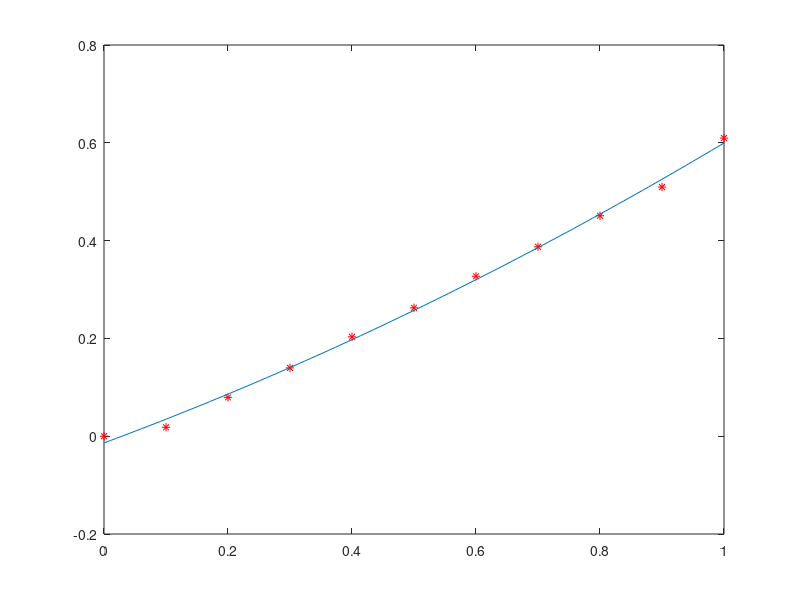

The MATLAB script that drew this image:
t = [1 2 2 2 2 3 3 3 3 4 Inf];

d = [24 40.125 35.5 30.5 25.75 31 24 16.5 9.3750 2.8750 0] * 0.0254;


speed = d./t;
power = 1:-.1:0;

% Reverse
speed = speed(end:-1:1);
power = power(end:-1:1);

plot(power, speed, 'r*');

% Find equation
order = 2;
coeffs = polyfit(power, speed, 2)
powerNew = linspace(0,1);
speedNew = polyval(coeffs, powerNew);
hold on
plot(powerNew, speedNew);

hold off

